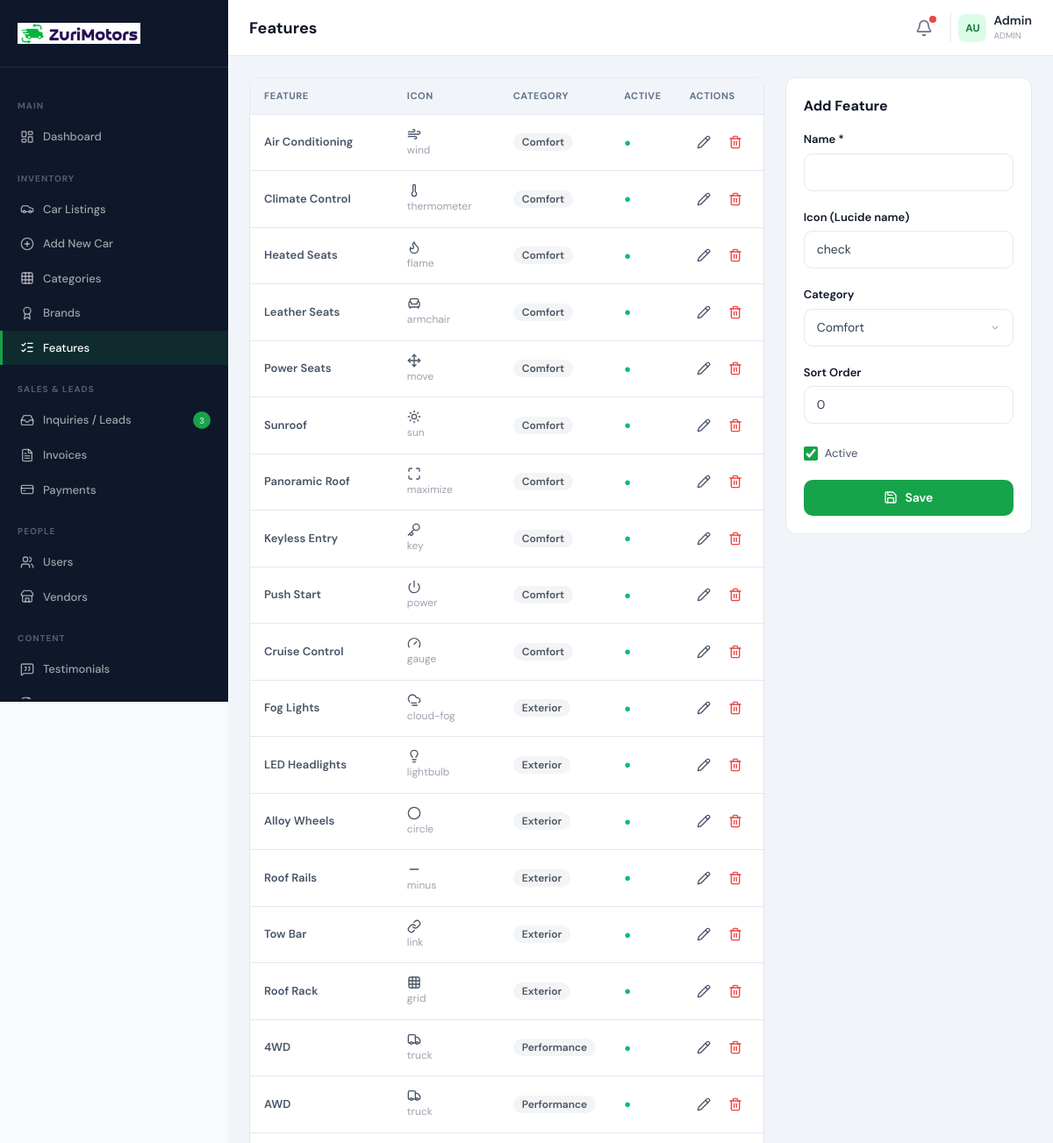
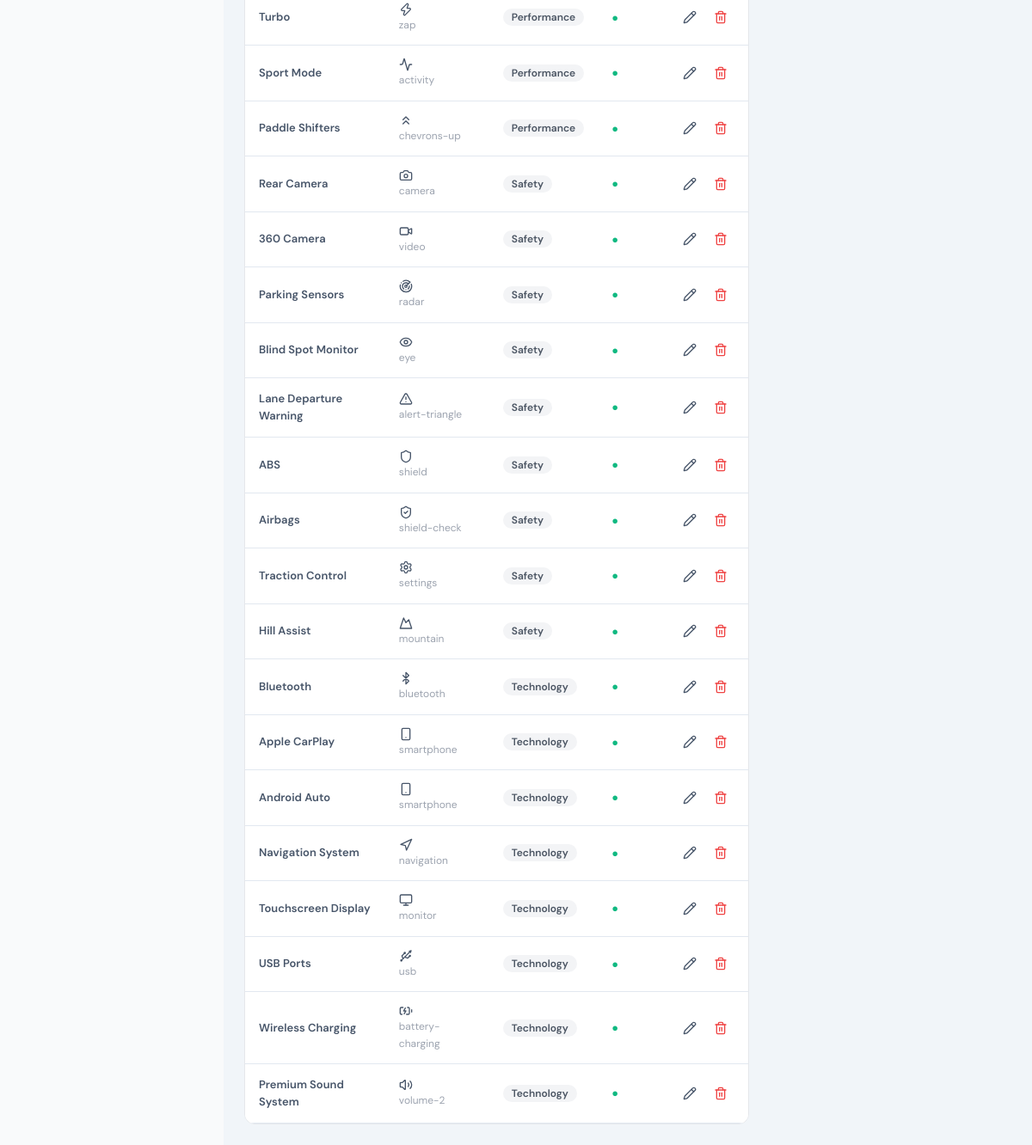
The page /admin/features.php (signed in) on the database its author committed (2 pictures, top to bottom).
### tables this page shows
CREATE TABLE `features` (
    `id` INT UNSIGNED AUTO_INCREMENT PRIMARY KEY,
    `name` VARCHAR(150) NOT NULL,
    `icon` VARCHAR(100) DEFAULT 'check',
    `category` VARCHAR(50) DEFAULT 'comfort',
    `sort_order` INT DEFAULT 0,
    `is_active` TINYINT(1) DEFAULT 1,
    `created_at` TIMESTAMP DEFAULT CURRENT_TIMESTAMP
);

### functions.php (called while the page is built, shortened)
<?php
require_once __DIR__ . '/config.php';
function getFeatures(bool $activeOnly = true): array {
    $sql = "SELECT * FROM features";
    $sql .= " ORDER BY category, sort_order ASC";
    return db()->query($sql)->fetchAll();
}

### admin/features.php (the view, shortened to what this page needs)
<?php
require_once dirname(__DIR__) . '/functions.php';
$features = getFeatures(false);
$editFeature = isset($_GET['edit']) ? (function() { $stmt = db()->prepare("SELECT * FROM features WHERE id=?"); $stmt->execute([(int)$_GET['edit']]); return $stmt->fetch(); })() : null;
$featureCategories = ['comfort','technology','safety','exterior','performance'];
include __DIR__ . '/header.php';
?>
<div class="grid grid-cols-1 lg:grid-cols-3 gap-6">
    <div class="lg:col-span-2">
        <div class="bg-white rounded-xl border border-gray-200 overflow-hidden">
            <table class="data-table">
                <thead><tr><th>Feature</th><th>Icon</th><th>Category</th><th>Active</th><th class="text-right">Actions</th></tr></thead>
                <tbody>
                <?php foreach ($features as $f): ?>
                <tr>
                    <td class="font-semibold text-dark-900 text-sm"><?= clean($f['name']) ?></td>
                    <td><i data-lucide="<?= $f['icon'] ?: 'check' ?>" class="w-4 h-4"></i> <span class="text-xs text-gray-400"><?= $f['icon'] ?></span></td>
                    <td><?= statusBadge($f['category']) ?></td>
                    <td><?= $f['is_active'] ? '<span class="text-emerald-500">●</span>' : '<span class="text-gray-300">●</span>' ?></td>
                    <td><div class="actions justify-end">
                        <a href="?edit=<?= $f['id'] ?>" class="btn btn-icon btn-sm btn-ghost"><i data-lucide="pencil" class="w-4 h-4"></i></a>
                        <button onclick="confirmAction('Delete?','?delete=<?= $f['id'] ?>')" class="btn btn-icon btn-sm btn-ghost text-red-500"><i data-lucide="trash-2" class="w-4 h-4"></i></button>
                    </div></td>
                </tr>
                <?php endforeach; ?>
                </tbody>
            </table>
        </div>
    </div>
    <div>
        <div class="bg-white rounded-xl border border-gray-200 p-5">
            <h3 class="font-bold text-dark-900 mb-4"><?= $editFeature ? 'Edit' : 'Add' ?> Feature</h3>
            <form method="POST">
                <div class="form-group"><label class="form-label">Name *</label><input type="text" name="name" required class="form-control" value="<?= clean($editFeature['name'] ?? '') ?>"></div>
                <div class="form-group"><label class="form-label">Icon (Lucide name)</label><input type="text" name="icon" class="form-control" value="<?= clean($editFeature['icon'] ?? 'check') ?>" placeholder="e.g. wind, bluetooth"></div>
                <div class="form-group"><label class="form-label">Category</label>
                    <select name="category" class="form-control">
                        <?php foreach($featureCategories as $fc): ?><option value="<?= $fc ?>" <?= ($editFeature['category'] ?? '')===$fc?'selected':'' ?>><?= ucfirst($fc) ?></option><?php endforeach; ?>
                    </select>
                </div>
                <div class="form-group"><label class="form-label">Sort Order</label><input type="number" name="sort_order" class="form-control" value="<?= $editFeature['sort_order'] ?? 0 ?>"></div>
                <label class="form-check mb-4"><input type="checkbox" name="is_active" value="1" <?= ($editFeature['is_active'] ?? 1) ? 'checked' : '' ?>> Active</label>
                <button type="submit" class="btn btn-primary w-full"><i data-lucide="save" class="w-4 h-4"></i> Save</button>
            </form>
        </div>
    </div>
</div>
<?php include __DIR__ . '/footer.php'; ?>

### config.php (shortened to what this page needs)
<?php
class Database {
    private static ?PDO $instance = null;
    public static function getInstance(): PDO {
        if (self::$instance === null) {
            try {
                self::$instance = new PDO(
                    'mysql:host=' . DB_HOST . ';dbname=' . DB_NAME . ';charset=' . DB_CHARSET,
                    DB_USER, DB_PASS,
                    [PDO::ATTR_ERRMODE => PDO::ERRMODE_EXCEPTION, PDO::ATTR_DEFAULT_FETCH_MODE => PDO::FETCH_ASSOC, PDO::ATTR_EMULATE_PREPARES => false]
                );
            } catch (PDOException $e) {
                die('Database connection failed: ' . $e->getMessage());
            }
        }
        return self::$instance;
    }
}
function db(): PDO { return Database::getInstance(); }
function clean($input): string { if (is_array($input)) return array_map('clean', $input); return htmlspecialchars(trim((string)$input), ENT_QUOTES, 'UTF-8'); }
function statusBadge(string $status): string {
    $c = ['active'=>'bg-emerald-100 text-emerald-700','pending'=>'bg-amber-100 text-amber-700','sold'=>'bg-blue-100 text-blue-700','reserved'=>'bg-purple-100 text-purple-700','draft'=>'bg-gray-100 text-gray-600','new'=>'bg-blue-100 text-blue-700','contacted'=>'bg-cyan-100 text-cyan-700','in_progress'=>'bg-amber-100 text-amber-700','qualified'=>'bg-emerald-100 text-emerald-700','converted'=>'bg-green-100 text-green-700','lost'=>'bg-red-100 text-red-700','closed'=>'bg-gray-100 text-gray-600','sent'=>'bg-blue-100 text-blue-700','partially_paid'=>'bg-amber-100 text-amber-700','paid'=>'bg-emerald-100 text-emerald-700','overdue'=>'bg-red-100 text-red-700','cancelled'=>'bg-gray-100 text-gray-500','completed'=>'bg-emerald-100 text-emerald-700','failed'=>'bg-red-100 text-red-700','low'=>'bg-gray-100 text-gray-600','medium'=>'bg-blue-100 text-blue-700','high'=>'bg-orange-100 text-orange-700','urgent'=>'bg-red-100 text-red-700','used'=>'bg-gray-100 text-gray-600','certified'=>'bg-blue-100 text-blue-700','general'=>'bg-gray-100 text-gray-600','test_drive'=>'bg-blue-100 text-blue-700','price_quote'=>'bg-purple-100 text-purple-700','sell_car'=>'bg-amber-100 text-amber-700','financing'=>'bg-emerald-100 text-emerald-700','callback'=>'bg-cyan-100 text-cyan-700','archived'=>'bg-gray-100 text-gray-500','refunded'=>'bg-purple-100 text-purple-700'];
    $color = $c[$status] ?? 'bg-gray-100 text-gray-600';
    return '<span class="inline-flex items-center px-2.5 py-0.5 rounded-full text-xs font-semibold ' . $color . '">' . ucwords(str_replace('_', ' ', $status)) . '</span>';
}

### assets/css/style.css (style rules this page uses)
:root { --primary: #16a34a; --primary-dark: #15803d; --primary-light: #dcfce7; --accent: #f59e0b; --dark: #0f172a; --dark-800: #1e293b; --dark-700: #334155; --dark-600: #475569; --dark-500: #64748b; --dark-400: #94a3b8; --dark-300: #cbd5e1; --dark-200: #e2e8f0; --dark-100: #f1f5f9; --radius: 12px; --radius-lg: 16px; --shadow: 0 1px 3px rgba(0,0,0,0.06), 0 1px 2px rgba(0,0,0,0.04); --shadow-md: 0 4px 12px rgba(0,0,0,0.08), 0 2px 4px rgba(0,0,0,0.04); --shadow-lg: 0 10px 30px rgba(0,0,0,0.1), 0 4px 8px rgba(0,0,0,0.05); --shadow-xl: 0 20px 50px rgba(0,0,0,0.12), 0 8px 16px rgba(0,0,0,0.06); --transition: 200ms cubic-bezier(0.4, 0, 0.2, 1); }
*, *::before, *::after { margin: 0; padding: 0; }
html { scroll-behavior: smooth; }
body { font-family: 'DM Sans', system-ui, -apple-system, sans-serif; color: var(--dark-800); background: #fff; -webkit-font-smoothing: antialiased; -moz-osx-font-smoothing: grayscale; }
.form-group { margin-bottom: 20px; }
.form-label { display: block; font-size: 13px; font-weight: 600; color: var(--dark); margin-bottom: 6px; }
.form-control { width: 100%; padding: 10px 14px; border: 1px solid var(--dark-200); border-radius: 10px; font-size: 14px; font-family: 'DM Sans', sans-serif; color: var(--dark-700); background: white; outline: none; transition: all var(--transition); }
.form-control::placeholder { color: var(--dark-400); }
select.form-control { appearance: none; background-repeat: no-repeat; background-position: right 12px center; padding-right: 36px; cursor: pointer; }
.form-check { display: flex; align-items: center; gap: 8px; font-size: 13px; color: var(--dark-600); cursor: pointer; padding: 4px 0; }
.form-check input[type="checkbox"], .form-check input[type="radio"] { width: 16px; height: 16px; accent-color: var(--primary); cursor: pointer; }
.btn { display: inline-flex; align-items: center; justify-content: center; gap: 8px; padding: 10px 20px; border-radius: 10px; font-size: 14px; font-weight: 600; font-family: 'DM Sans', sans-serif; cursor: pointer; border: none; transition: all var(--transition); text-decoration: none; white-space: nowrap; }
.btn-sm { padding: 6px 14px; font-size: 13px; border-radius: 8px; }
.btn-primary { background: var(--primary); color: white; }
.btn-ghost { background: transparent; color: var(--dark-600); }
.btn-icon { width: 36px; height: 36px; padding: 0; border-radius: 8px; }
.btn-icon.btn-sm { width: 32px; height: 32px; }
.data-table { width: 100%; border-collapse: separate; border-spacing: 0; }
.data-table th { padding: 12px 16px; font-size: 11px; font-weight: 700; letter-spacing: 0.05em; text-transform: uppercase; color: var(--dark-500); background: var(--dark-100); text-align: left; white-space: nowrap; border-bottom: 1px solid var(--dark-200); }
.data-table th:first-child { border-radius: 10px 0 0 0; }
.data-table th:last-child { border-radius: 0 10px 0 0; }
.data-table td { padding: 14px 16px; font-size: 13px; color: var(--dark-600); border-bottom: 1px solid var(--dark-200); background: white; vertical-align: middle; }
.data-table .actions { display: flex; align-items: center; gap: 4px; }

### rows shown on the page
features: name "Air Conditioning", icon "wind", category "Comfort"
features: name "Climate Control", icon "thermometer", category "Comfort"
features: name "Heated Seats", icon "flame", category "Comfort"
features: name "Leather Seats", icon "armchair", category "Comfort"
features: name "Power Seats", icon "move", category "Comfort"
features: name "Sunroof", icon "sun", category "Comfort"
features: name "Panoramic Roof", icon "maximize", category "Comfort"
features: name "Keyless Entry", icon "key", category "Comfort"
features: name "Push Start", icon "power", category "Comfort"
features: name "Cruise Control", icon "gauge", category "Comfort"
features: name "Fog Lights", icon "cloud-fog", category "Exterior"
features: name "LED Headlights", icon "lightbulb", category "Exterior"
features: name "Alloy Wheels", icon "circle", category "Exterior"
features: name "Roof Rails", icon "minus", category "Exterior"
features: name "Tow Bar", icon "link", category "Exterior"
features: name "Roof Rack", icon "grid", category "Exterior"
features: name "4WD", icon "truck", category "Performance"
features: name "AWD", icon "truck", category "Performance"
features: name "Turbo", icon "zap", category "Performance"
features: name "Sport Mode", icon "activity", category "Performance"
features: name "Paddle Shifters", icon "chevrons-up", category "Performance"
features: name "Rear Camera", icon "camera", category "Safety"
features: name "360 Camera", icon "video", category "Safety"
features: name "Parking Sensors", icon "radar", category "Safety"
features: name "Blind Spot Monitor", icon "eye", category "Safety"
features: name "Lane Departure Warning", icon "alert-triangle", category "Safety"
features: name "ABS", icon "shield", category "Safety"
features: name "Airbags", icon "shield-check", category "Safety"
features: name "Traction Control", icon "settings", category "Safety"
features: name "Hill Assist", icon "mountain", category "Safety"
features: name "Bluetooth", icon "bluetooth", category "Technology"
features: name "Apple CarPlay", icon "smartphone", category "Technology"
features: name "Android Auto", icon "smartphone", category "Technology"
features: name "Navigation System", icon "navigation", category "Technology"
features: name "Touchscreen Display", icon "monitor", category "Technology"
features: name "USB Ports", icon "usb", category "Technology"
features: name "Wireless Charging", icon "battery-charging", category "Technology"
features: name "Premium Sound System", icon "volume-2", category "Technology"

### other values the page prints
$newInquiries "3"
$pageTitle "Features"
$currentUser['first_name'] "Admin"
$currentUser['role'] "ADMIN"
form field category "Comfort"
